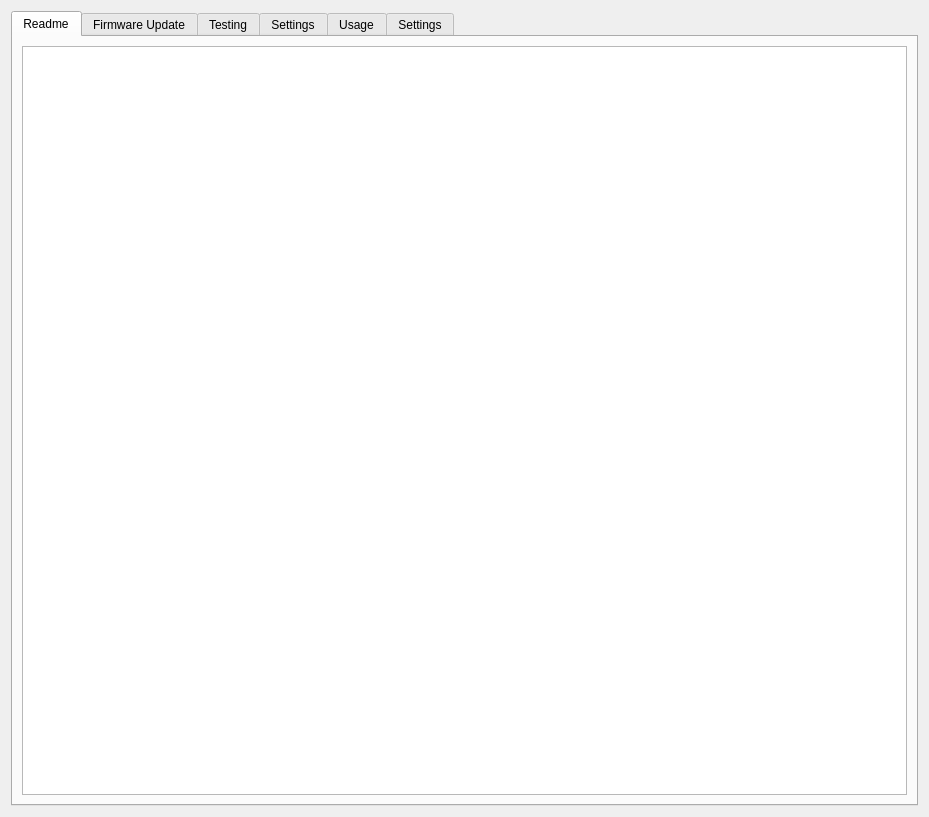
<?xml version="1.0" encoding="UTF-8"?>
<ui version="4.0">
 <class>HelpDialog</class>
 <widget class="QWidget" name="HelpDialog">
  <property name="geometry">
   <rect>
    <x>0</x>
    <y>0</y>
    <width>929</width>
    <height>817</height>
   </rect>
  </property>
  <property name="windowTitle">
   <string>Help</string>
  </property>
  <property name="windowIcon">
   <iconset resource="../icons.qrc">
    <normaloff>:/resources/icons/images/icons/icon.png</normaloff>:/resources/icons/images/icons/icon.png</iconset>
  </property>
  <layout class="QVBoxLayout" name="verticalLayout_5">
   <item>
    <widget class="QTabWidget" name="tabWidget">
     <property name="currentIndex">
      <number>0</number>
     </property>
     <property name="documentMode">
      <bool>false</bool>
     </property>
     <widget class="QWidget" name="tabWidgetPage1">
      <attribute name="title">
       <string>Readme</string>
      </attribute>
      <layout class="QVBoxLayout" name="verticalLayout">
       <item>
        <widget class="QTextBrowser" name="textBrowser_readme">
         <property name="textInteractionFlags">
          <set>Qt::LinksAccessibleByKeyboard|Qt::LinksAccessibleByMouse|Qt::TextBrowserInteraction|Qt::TextSelectableByKeyboard|Qt::TextSelectableByMouse</set>
         </property>
         <property name="source">
          <url>
           <string>qrc:/resources/README.html</string>
          </url>
         </property>
         <property name="searchPaths">
          <stringlist>
           <string>images</string>
           <string>docs</string>
          </stringlist>
         </property>
         <property name="openExternalLinks">
          <bool>true</bool>
         </property>
        </widget>
       </item>
      </layout>
     </widget>
     <widget class="QWidget" name="tabWidgetPage2">
      <attribute name="title">
       <string>Firmware Update</string>
      </attribute>
      <layout class="QVBoxLayout" name="verticalLayout_3">
       <item>
        <widget class="QLabel" name="label">
         <property name="frameShape">
          <enum>QFrame::NoFrame</enum>
         </property>
         <property name="text">
          <string>&lt;html&gt;&lt;head/&gt;&lt;body&gt;&lt;p&gt;&lt;span style=&quot; font-size:12pt; font-weight:700; text-decoration: underline;&quot;&gt;Click To Play Movie&lt;/span&gt;&lt;/p&gt;&lt;/body&gt;&lt;/html&gt;</string>
         </property>
         <property name="scaledContents">
          <bool>false</bool>
         </property>
         <property name="alignment">
          <set>Qt::AlignCenter</set>
         </property>
         <property name="wordWrap">
          <bool>false</bool>
         </property>
        </widget>
       </item>
      </layout>
     </widget>
     <widget class="QWidget" name="tabWidgetPage3">
      <attribute name="title">
       <string>Testing</string>
      </attribute>
      <layout class="QHBoxLayout" name="horizontalLayout">
       <item>
        <widget class="QLabel" name="label_2">
         <property name="text">
          <string>&lt;html&gt;&lt;head/&gt;&lt;body&gt;&lt;p&gt;&lt;span style=&quot; font-size:12pt; font-weight:700; text-decoration: underline;&quot;&gt;Click To Play Movie&lt;/span&gt;&lt;/p&gt;&lt;/body&gt;&lt;/html&gt;</string>
         </property>
         <property name="alignment">
          <set>Qt::AlignCenter</set>
         </property>
        </widget>
       </item>
      </layout>
     </widget>
     <widget class="QWidget" name="tabWidgetPage4">
      <attribute name="title">
       <string>Settings</string>
      </attribute>
      <layout class="QHBoxLayout" name="horizontalLayout_2">
       <item>
        <widget class="QLabel" name="label_3">
         <property name="font">
          <font>
           <pointsize>12</pointsize>
          </font>
         </property>
         <property name="text">
          <string>&lt;html&gt;&lt;head/&gt;&lt;body&gt;&lt;p&gt;&lt;span style=&quot; font-size:12pt; font-weight:700; text-decoration: underline;&quot;&gt;Click To Play Movie&lt;/span&gt;&lt;/p&gt;&lt;/body&gt;&lt;/html&gt;</string>
         </property>
         <property name="textFormat">
          <enum>Qt::AutoText</enum>
         </property>
         <property name="alignment">
          <set>Qt::AlignCenter</set>
         </property>
        </widget>
       </item>
      </layout>
     </widget>
     <widget class="QWidget" name="tabWidgetPage5">
      <attribute name="title">
       <string>Usage</string>
      </attribute>
      <layout class="QVBoxLayout" name="verticalLayout_2">
       <item>
        <widget class="QTextBrowser" name="textBrowser_usage">
         <property name="source">
          <url>
           <string>qrc:/resources/docs/USAGE.html</string>
          </url>
         </property>
         <property name="searchPaths">
          <stringlist>
           <string>docs</string>
           <string>images</string>
          </stringlist>
         </property>
        </widget>
       </item>
      </layout>
     </widget>
     <widget class="QWidget" name="tabWidgetPage6">
      <attribute name="title">
       <string>Settings</string>
      </attribute>
      <layout class="QVBoxLayout" name="verticalLayout_4">
       <item>
        <widget class="QTextBrowser" name="textBrowser_settings">
         <property name="html">
          <string>&lt;!DOCTYPE HTML PUBLIC &quot;-//W3C//DTD HTML 4.0//EN&quot; &quot;http://www.w3.org/TR/REC-html40/strict.dtd&quot;&gt;
&lt;html&gt;&lt;head&gt;&lt;meta name=&quot;qrichtext&quot; content=&quot;1&quot; /&gt;&lt;meta charset=&quot;utf-8&quot; /&gt;&lt;style type=&quot;text/css&quot;&gt;
p, li { white-space: pre-wrap; }
hr { height: 1px; border-width: 0; }
li.unchecked::marker { content: &quot;\2610&quot;; }
li.checked::marker { content: &quot;\2612&quot;; }
&lt;/style&gt;&lt;/head&gt;&lt;body style=&quot; font-family:'Segoe UI'; font-size:9pt; font-weight:400; font-style:normal;&quot;&gt;
&lt;p style=&quot;-qt-paragraph-type:empty; margin-top:0px; margin-bottom:0px; margin-left:0px; margin-right:0px; -qt-block-indent:0; text-indent:0px;&quot;&gt;&lt;br /&gt;&lt;/p&gt;&lt;/body&gt;&lt;/html&gt;</string>
         </property>
         <property name="source">
          <url>
           <string>qrc:/resources/docs/Settings.html</string>
          </url>
         </property>
         <property name="searchPaths">
          <stringlist>
           <string>images</string>
           <string>docs</string>
          </stringlist>
         </property>
        </widget>
       </item>
      </layout>
     </widget>
    </widget>
   </item>
  </layout>
 </widget>
 <tabstops>
  <tabstop>textBrowser_readme</tabstop>
  <tabstop>textBrowser_usage</tabstop>
 </tabstops>
 <resources>
  <include location="../icons.qrc"/>
 </resources>
 <connections/>
</ui>
